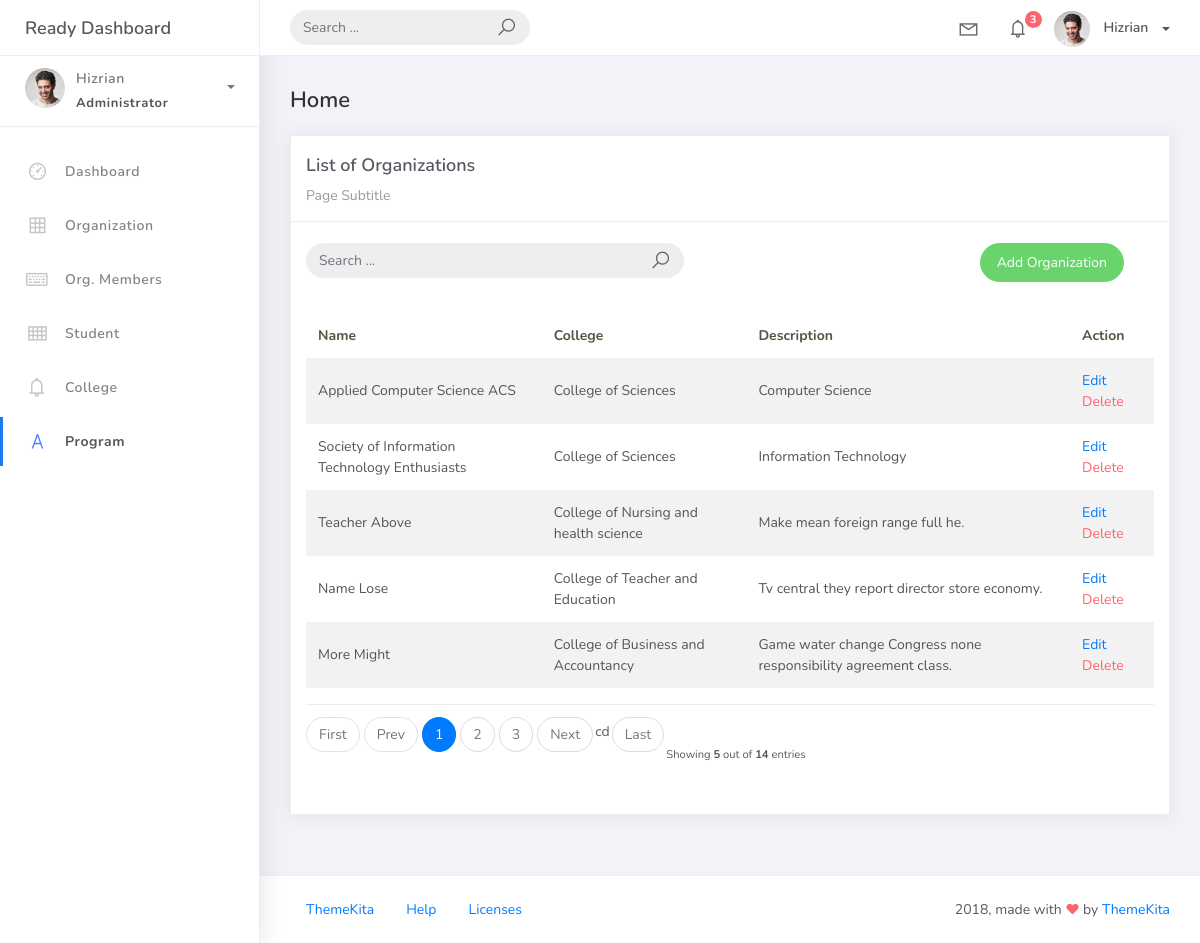
Screenshot of /organization_list with the database file from the repository.
### studentorg/models.py (models this page shows, shortened)
class BaseModel (models.Model):
    created_at = models.DateTimeField(auto_now_add=True, db_index=True)
    updated_at = models.DateTimeField(auto_now=True)
    class Meta:
        abstract = True

class Organization(BaseModel):
    name = models.CharField(max_length=250)
    college = models.ForeignKey(
        College, null=True, blank=True, on_delete=models.CASCADE)
    description = models.CharField(max_length=500)

class College(BaseModel):
    college_name = models.CharField(max_length=150)
    def __str__(self):
        return self.college_name

### studentorg/views.py (the view)
# urls.py: path('organization_list', OrganizationList.as_view(), name='organization-list'),
class OrganizationList(ListView):
    model = Organization
    context_object_name = 'organization'
    template_name  = 'org_list.html'
    paginate_by = 5
    def get_queryset(self, *args, **kwargs):
         qs = super(OrganizationList, self).get_queryset(*args, **kwargs)
         if self.request.GET.get("q") != None:
             query = self.request.GET.get('q')
             qs = qs = qs.filter(Q(name__icontains=query) |
                           Q(description__icontains=query) | Q(college__college_name__icontains=query))
         return qs

### templates/org_list.html
{% extends 'base.html' %} {%load static %}  {% block content %}
<div class="content">
    <div class="container-fluid">
        <h4 class="page-title">Home</h4>
        <div class="row">
            <div class="col-md-12">
                <div class="card">
                    <div class="card-header">
                        <div class="card-title">List of Organizations</div>
                        <div class="card-category">Page Subtitle</div>
                    </div>
                    <br />
                            <div class="col-md-12 row">
                                <div class="col-md-6">
                                    <form class="navbar-left navbar-form nav-search mr-md-3" action="{% url 'organization-list' %}">
                                      <div class="input-group">
                                        <input type="text" placeholder="Search ..." class="form-control" name="q" />
                                        <div class="input-group-append">
                                        <span class="input-group-text">
                                            <i class="la la-search search-icon"></i>
                                        </span>
                                        </div>
                                      </div>
                                    </form>
                                </div>
                                <div class="col-md-6">
                                    <div class="pull-right">
                                        <a href="{% url 'organization-add' %}" class="btn btn-success btn-rounded">Add Organization</a>
                                    </div>
                                </div>
                            </div>
                    <div class="card-body">
                        <table class="table table-striped mt-3">
                            <thead>
                                <tr>
                                    <th scope="col">Name</th>
                                    <th scope="col">College</th>
                                    <th scope="col">Description</th>
                                    <th scope="col">Action</th>
                                </tr>
                            </thead>
                            <tbody>
                                {% for object in object_list %}
                                <tr>
                                    <td>{{ object.name}}</td>
                                    <td>{{ object.college }}</td>
                                    <td>{{ object.description }}</td>
                                    <td>
                                        <a href="organization_list/{{ object.id }}">Edit</a>
                                        <a href="organization_list/{{ object.id }}/delete" class="text-danger">Delete</a>
                                    </td>
                                </tr>
                                {% empty %}
                                <tr>
                                    <td colspan="4" style="text-align: center">
                                        <p class="text-sm font-weight-bold mb-0">No Records Found</p>
                                    </td>
                                </tr>
                                {% endfor %}
                            </tbody>
                        </table>
                        {% include 'includes/pagination.html' %}
                    </div>
                </div>
            </div>
        </div>
    </div>
</div>
{% endblock %}

### rows the page displays
Organization: name "Applied Computer Science ACS", college "College of Sciences", description "Computer Science"
Organization: name "Society of Information Technology Enthusiasts", college "College of Sciences", description "Information Technology"
Organization: name "Teacher Above", college "College of Nursing and health science", description "Make mean foreign range full he."
Organization: name "Name Lose", college "College of Teacher and Education", description "Tv central they report director store economy."
Organization: name "More Might", college "College of Business and Accountancy", description "Game water change Congress none responsibility agreement class."

### other values shown
{{ page_num }} "1"
{{ page_num }} "2" "3"
{{ object_list.count }} "5"
{{ paginator.count }} "14"
